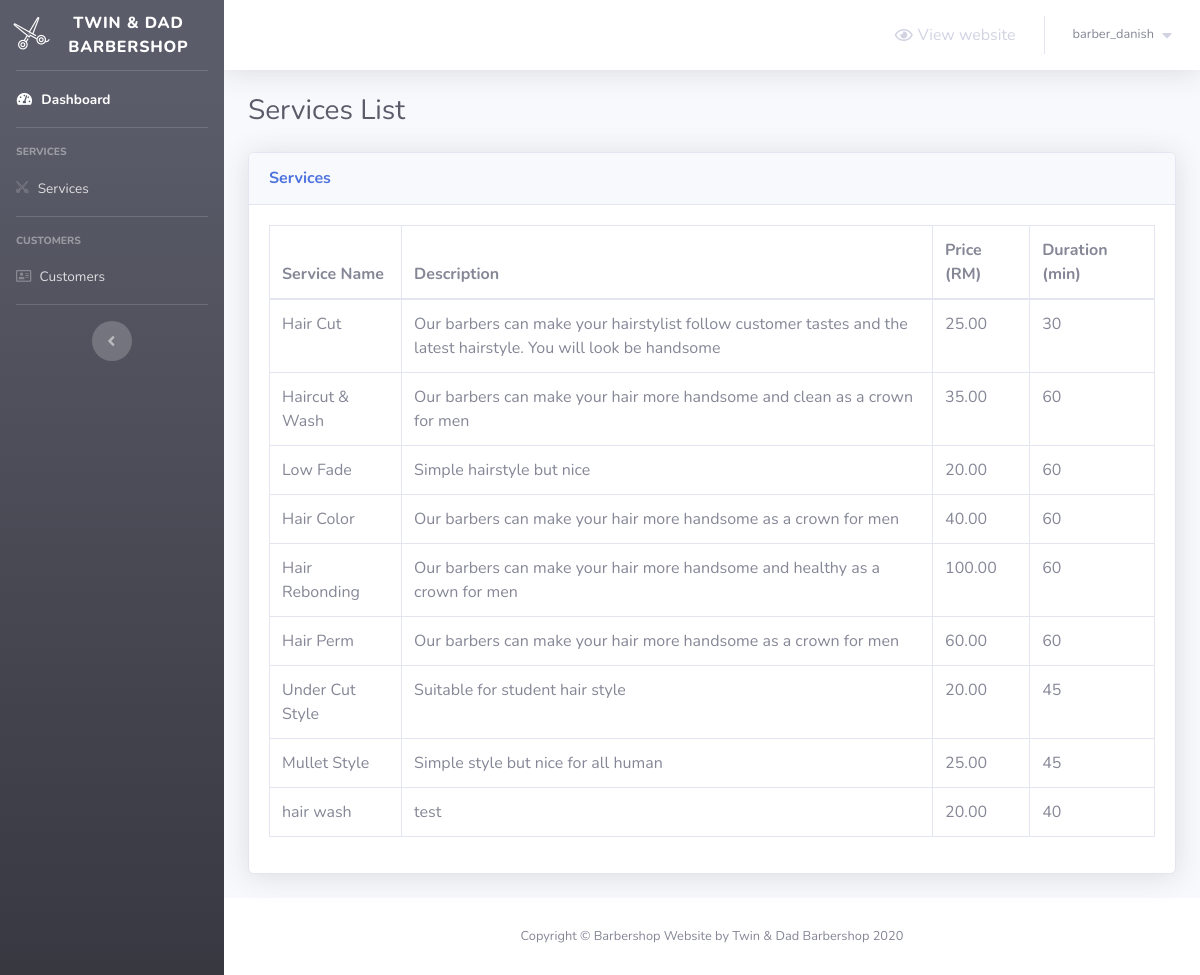
The app's page /barber/services.php (signed in) with its own data.
### tables this page shows
CREATE TABLE `services` (
  `service_id` int(11) NOT NULL,
  `service_name` varchar(255) NOT NULL,
  `service_desc` varchar(255) NOT NULL,
  `service_price` decimal(6,2) NOT NULL,
  `service_duration` int(5) NOT NULL,
  `service_img` varchar(100) DEFAULT NULL
);

### barber/services.php (the view, shortened to what this page needs)
<?php
    include 'Includes/functions/functions.php';
    include 'Includes/templates/header.php';
    if(isset($_SESSION['username_barber']) && isset($_SESSION['password_barber']))
    {
?>
        <div class="container-fluid">
            <div class="d-sm-flex align-items-center justify-content-between mb-4">
                <h1 class="h3 mb-0 text-gray-800">Services List</h1>
            </div>
                <div class="card shadow mb-4">
                    <div class="card-header py-3">
                        <h6 class="m-0 font-weight-bold text-primary">Services</h6>
                    </div>
                    <div class="card-body">
                        <table class="table table-bordered">
                            <thead>
                                <tr>
                                    <th scope="col">Service Name</th>
                                    <th scope="col">Description</th>
                                    <th scope="col">Price (RM)</th>
                                    <th scope="col">Duration (min)</th>
                                </tr>
                            </thead>
                            <tbody>
                                <?php
                                    $sql = "SELECT * FROM services";
                                    $result = mysqli_query($conn, $sql);
                                    $rows = mysqli_fetch_all($result, MYSQLI_ASSOC);
                                        foreach($rows as $service)
                                        {
                                            echo "<tr>";
                                                echo "<td>";
                                                    echo $service['service_name'];
                                                echo "</td>";
                                                echo "<td style = 'width:60%'>";
                                                    echo $service['service_desc'];
                                                echo "</td>";
                                                echo "<td>";
                                                    echo $service['service_price'];
                                                echo "</td>";
                                                echo "<td>";
                                                    echo $service['service_duration'];
                                                echo "</td>";?>
                                                <?php
                                            echo "</tr>"; }?>
                            </tbody>
                        </table>
                    </div>
                </div>
<?php
        include 'Includes/templates/footer.php';
    }
    else
    {
        header('Location: login.php');
        exit();
    }
?>

### records on screen
services: service_name "Hair Cut", service_desc "Our barbers can make your hairstylist follow customer tastes and the latest hairstyle. You will look be handsome", service_price "25.00", service_duration "30"
services: service_name "Haircut & Wash", service_desc "Our barbers can make your hair more handsome and clean as a crown for men", service_price "35.00", service_duration "60"
services: service_name "Low Fade", service_desc "Simple hairstyle but nice", service_price "20.00", service_duration "60"
services: service_name "Hair Color", service_desc "Our barbers can make your hair more handsome as a crown for men", service_price "40.00", service_duration "60"
services: service_name "Hair Rebonding", service_desc "Our barbers can make your hair more handsome and healthy as a crown for men", service_price "100.00", service_duration "60"
services: service_name "Hair Perm", service_desc "Our barbers can make your hair more handsome as a crown for men", service_price "60.00", service_duration "60"
services: service_name "Under Cut Style", service_desc "Suitable for student hair style", service_price "20.00", service_duration "45"
services: service_name "Mullet Style", service_desc "Simple style but nice for all human", service_price "25.00", service_duration "45"
services: service_name "hair wash", service_desc "test", service_price "20.00", service_duration "40"

### other values on screen
$_SESSION['username_barber'] "barber_danish"
